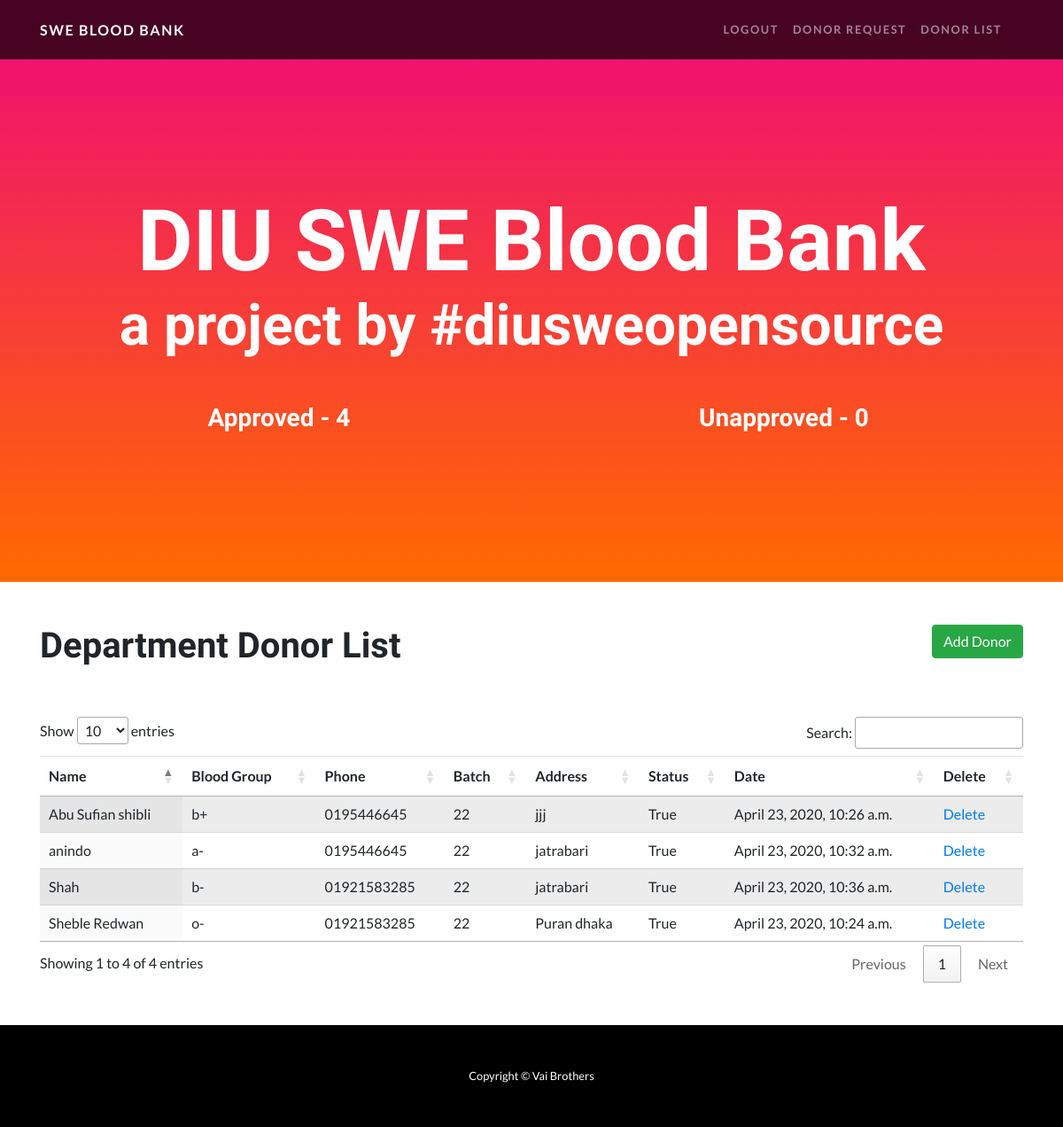
The app's page /adminFetchAllValidDonorPage (signed in), older data.
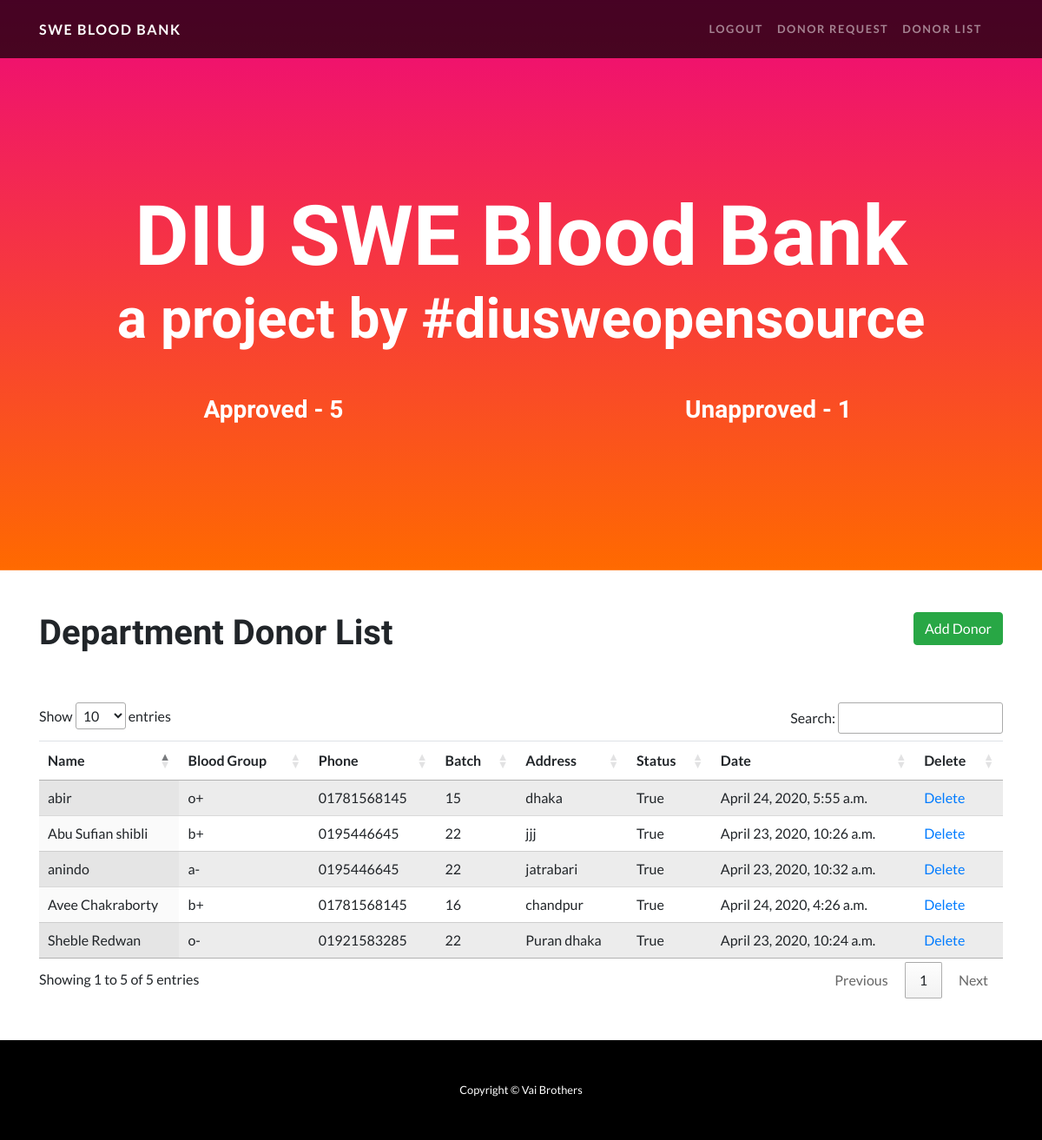
The same page, newer data.
### donor/models.py (models this page shows)
class BloodDonor(models.Model):
    name = models.CharField(max_length=50)
    blood_group = models.CharField(max_length=10)
    batch = models.IntegerField()
    phone = models.CharField(max_length=20)
    address = models.CharField(max_length=100)
    status = models.BooleanField()
    created_date = models.DateTimeField(auto_now=False, auto_now_add=False)

### donor/views.py (the view)
# urls.py: path('adminFetchAllValidDonorPage', views.adminFetchAllValidDonorPage, name='adminFetchAllValidDonorPage'),
@login_required(login_url='loginCheck')
def adminFetchAllValidDonorPage(request):
    allDonor = BloodDonor.objects.filter(status=True)
    totalApprovedDonor = BloodDonor.objects.filter(status = True).count()
    totalUnapprovedDonor = BloodDonor.objects.filter(status = False).count()
    context = {
        'allDonor': allDonor,
        'totalApprovedDonor': totalApprovedDonor,
        'totalUnapprovedDonor': totalUnapprovedDonor
    }
    return render(request, 'AdminAllDonorFetchPage.html',context)

### templates/AdminAllDonorFetchPage.html (shortened to what this page needs)
{% load static %}
<!DOCTYPE html>
<html lang="en">
<head>
  <link href="{% static 'vendor/bootstrap/css/bootstrap.min.css'%}" rel="stylesheet">
  <link href="https://cdn.datatables.net/1.10.20/css/jquery.dataTables.min.css" rel="stylesheet">
  <link rel="stylesheet" href="https://cdnjs.cloudflare.com/ajax/libs/toastr.js/latest/css/toastr.css">
  <link href="{% static 'css/one-page-wonder.min.css'%}" rel="stylesheet">
</head>
<body>
  <nav class="navbar navbar-expand-lg navbar-dark navbar-custom fixed-top">
    <div class="container">
      <a class="navbar-brand" href="{% url 'home' %}">SWE Blood Bank</a>
      <div class="collapse navbar-collapse" id="navbarResponsive">
        <ul class="navbar-nav ml-auto">
          <li class="nav-item">
            <a class="nav-link" href="{% url 'logutUser' %}"> Logout</a>
          </li>
           <li class="nav-item">
            <a class="nav-link" href="{% url 'adminApproveDonorPage' %}"> Donor Request</a>
          </li>
            <li class="nav-item">
            <a class="nav-link" href="{% url 'adminFetchAllValidDonorPage' %}"> Donor List</a>
          </li>
          <li class="nav-item">
            <a class="nav-link" href="#"></a>
          </li>
        </ul>
      </div>
    </div>
  </nav>
  <header class="masthead text-center text-white">
    <div class="masthead-content">
      <div class="container">
        <h1 class="masthead-heading mb-0">DIU SWE Blood Bank</h1>
        <h2 class="masthead-subheading mb-0">a project by #diusweopensource</h2>
        <div class="row mt-5" >
          <div class="col-md-6">
            <h3>Approved - {{totalApprovedDonor}}</h3>
          </div>
          <div class="col-md-6">
            <h3>Unapproved - {{totalUnapprovedDonor}}</h3>
      </div>
    </div>
  </header>
  <section>
    <div class="container">
      <div class="row mb-5 mt-5">
        <div class="col-md-6">
          <h1>Department Donor List</h1>
        </div>
        <div class="col-md-6 text-right">
          <button class="btn btn-success addDonor" data-target="#myModal" data-toggle="modal">Add Donor</button>
        </div>
      </div>
      <div class="row align-items-center mb-5 mt-5">
        <div class="col-lg-12 ">
          <table id="example" class="display table table-striped" style="width:100%">
            <thead>
                <tr>
                    <th>Name</th>
                    <th>Blood Group</th>
                    <th>Phone</th>
                    <th>Batch</th>
                    <th>Address</th>
                    <th>Status</th>
                    <th>Date</th>
                    <th>Delete</th>
                </tr>
            </thead>
            <tbody>
                {% for donor in allDonor %}
                  <tr>
                      <td>{{donor.name}}</td>
                      <td>{{donor.blood_group}}</td>
                      <td>{{donor.phone}}</td>
                      <td>{{donor.batch}}</td>
                      <td>{{donor.address}}</td>
                      <td>{{donor.status }}</td>
                      <td>{{donor.created_date}}</td>
                      <td><a href="{% url 'adminDeleteDonor' donor.id %}">Delete</a> </td>
                  </tr>
                {% endfor %}
        </table>
        </div>
      </div>
    </div>
  </section>
  <footer class="py-5 bg-black">
    <div class="container">
      <p class="m-0 text-center text-white small">Copyright &copy; Vai Brothers</p>
    </div>
  </footer>
</body>
</html>

Row changes from the older to the newer data that the page shows:
removed BloodDonor: name "Shah", blood_group "b-", phone "01921583285", batch "22", address "jatrabari", status "True", created_date "April 23, 2020, 10:36 a.m."
added BloodDonor: name "Avee Chakraborty", blood_group "b+", phone "01781568145", batch "16", address "chandpur", status "True", created_date "April 24, 2020, 4:26 a.m."
added BloodDonor: name "abir", blood_group "o+", phone "01781568145", batch "15", address "dhaka", status "True", created_date "April 24, 2020, 5:55 a.m."
Text that changed along with them:
{{ totalApprovedDonor }}: "4" → "5"
{{ totalUnapprovedDonor }}: "0" → "1"
text written by a page script: "Show entries Search: Showing 1 to 4 of 4 entries Previous 1 Next" → "Show entries Search: Showing 1 to 5 of 5 entries Previous 1 Next"
